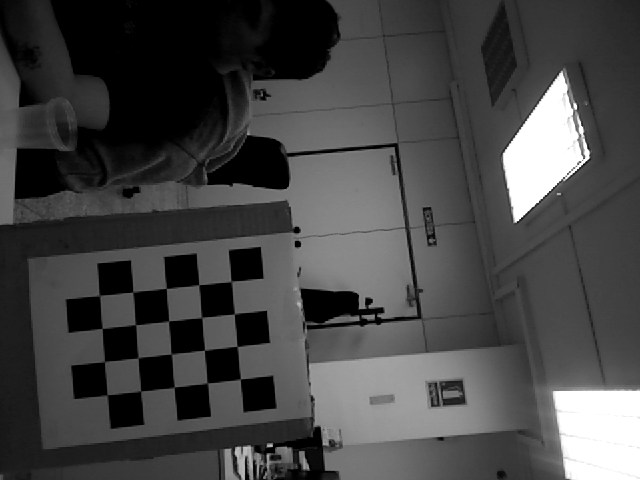
#> input picture data/calibrationdata_camera_1/left-0000.png, 640 x 480 px; its folder holds only this picture in this run
$ python chessboard_test_1.py   (Python 2 division)
#> lines starting #> are read from the running program, lines starting #| are printed output that depends on the picture; after the words box and inside, x2 and y2 are one past the last pixel; in counts of white or black regions, pixels touching at a corner belong together
#! /usr/bin/env python
# -*- coding: utf-8 -*-
"""
Created on 18/12/14

@author: Sammy Pfeiffer

From http://docs.opencv.org/trunk/doc/py_tutorials/py_calib3d/py_calibration/py_calibration.html#calibration

Extra info:
http://docs.opencv.org/2.4.10/modules/calib3d/doc/camera_calibration_and_3d_reconstruction.html?highlight=calibratecamera#cv2.calibrateCamera

I love this guy "OpenCV error messages suck":
https://adventuresandwhathaveyou.wordpress.com/2014/03/14/opencv-error-messages-suck/

Get pose:
http://docs.opencv.org/trunk/doc/py_tutorials/py_calib3d/py_pose/py_pose.html


"""
import numpy as np
import cv2
import glob
import math
import pickle

def _pdist(p1, p2):
    """
    Distance bwt two points. p1 = (x, y), p2 = (x, y)
    """
    return math.sqrt(math.pow(p1[0] - p2[0], 2) + math.pow(p1[1] - p2[1], 2))

print "Initializing"
# termination criteria
criteria = (cv2.TERM_CRITERIA_EPS + cv2.TERM_CRITERIA_MAX_ITER, 30, 0.001)

n_rows = 5
n_cols = 4
n_cols_and_rows = (n_cols, n_rows) #originally (7,6) # 4,5 same results
n_rows_and_cols = (n_rows, n_cols)


# prepare object points, like (0,0,0), (1,0,0), (2,0,0) ....,(6,5,0)
objp = np.zeros((n_rows*n_cols,3), np.float32)
objp[:,:2] = np.mgrid[0:n_rows,0:n_cols].T.reshape(-1,2)

# Arrays to store object points and image points from all the images.
objpoints = [] # 3d point in real world space
imgpoints = [] # 2d points in image plane.

mypath = "/home/sampfeiffer/svn/argus_ws/src/argus_tools/data/calibrationdata_camera_1/"
print "Getting images from " + mypath
images = glob.glob(mypath + '*.png')
#print "images is: " + str(images)

criteria_calibrator = ( cv2.TERM_CRITERIA_EPS + cv2.TERM_CRITERIA_MAX_ITER, 30, 0.1 )
criteria = criteria_calibrator

for idx, fname in enumerate(images):
    print "\nImage " + fname
#     if idx > 10:
#         break
    img = cv2.imread(fname)
#> img is the input picture: shape (480, 640, 3); min 0, max 255, mean 69.5
    gray = cv2.cvtColor(img,cv2.COLOR_BGR2GRAY)

    # Find the chess board corners
    ret, corners = cv2.findChessboardCorners(gray, n_rows_and_cols,None)
#> ret = True; corners = 20 rows, first 8: [240.4, 378.8], [207, 382.6], [174.5, 386.9], [140.8, 390.9], [107.3, 394.7], [237, 346.5], [204.5, 350.2], [171.2, 354.1]

    # If found, add object points, image points (after refining them)
    if ret == True:
        print "  found " + str(len(corners)) + " corners."
#|   found 20 corners.
        objpoints.append(objp)
        # cv2.cornerSubPix(gray,corners,(11,11),(-1,-1),criteria) didnt work, I couldnt make it work copying the calibrator code
        imgpoints.append(corners)

        # Draw and display the corners
        cv2.drawChessboardCorners(img, n_rows_and_cols, corners, ret)
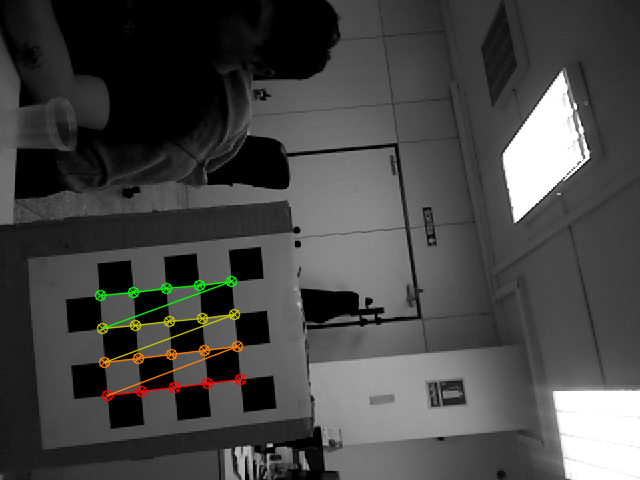
#> img: shape (480, 640, 3); 1.44% of pixels changed, all inside (x1, y1, x2, y2) = (94, 275, 247, 402)

        #cv2.imshow('img',img)
        #cv2.waitKey(500)

print "objpoints len: " + str(len(objpoints))
print "imgpoints len: " + str(len(imgpoints))
#| imgpoints len: 1

try:
    ret, mtx, dist, rvecs, tvecs = cv2.calibrateCamera(objpoints, imgpoints, gray.shape[::-1],None,None)
#> ret = 0.231; mtx = [[709.3, 0, 378.6], [0, 724.8, 223], [0, 0, 1]]; dist = [[-0.552, 2.22, 0.0124, -0.038, -4.73]]; rvecs = ([-0.207, 0.14, 3.03],); tvecs = ([-4.26, 4.75, 21.89],)
    datathings = (ret, mtx, dist, rvecs, tvecs)
#> datathings = (0.231, [[709.3, 0, 378.6], [0, 724.8, 223], [0, 0, 1]], [[-0.552, 2.22, 0.0124, -0.038, -4.73]], ([-0.207, 0.14, 3.03],), ([-4.26, 4.75, 21.89],))
    outf = open( mypath + "calibration_return_values_rows_and_cols.pickle", "wb" )
    pickle.dump(datathings, outf)
    fieldnames = ["ret", "mtx", "dist", "rvecs", "tvecs"]
    for fieldname, data in zip(fieldnames, datathings):
        print fieldname + ": "
        print data
#> this loop made 5 passes
#> (fieldname, data) on passes 1 to 5: ('ret', 0.231), ('mtx', [[709.3, 0, 378.6], [0, 724.8, 223], [0, 0, 1]]), ('dist', [[-0.552, 2.22, 0.0124, -0.038, -4.73]]), ('rvecs', ([-0.207, 0.14, 3.03],)), ('tvecs', ([-4.26, 4.75, 21.89],))
#> (printed output is left out)
#     print "ret, mtx, dist, rvecs, tvecs:"
#     print (ret, mtx, dist, rvecs, tvecs)
except:
    print "Failed getting cv2.calibrateCamera"
    pass

#cv2.destroyAllWindows()

$ run again, on data/calibrationdata_camera_1/left-0004.png
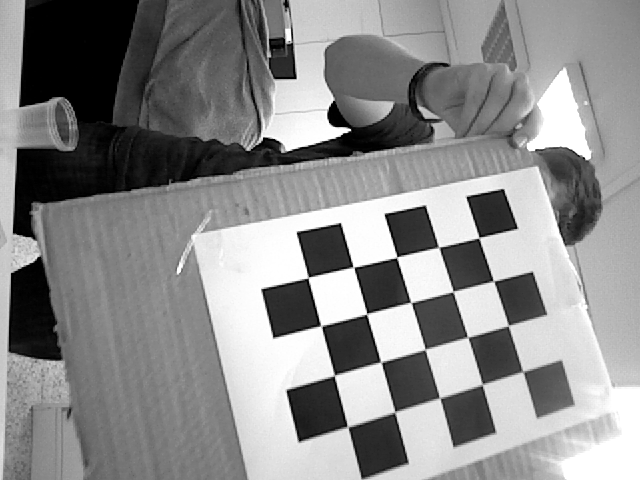
#> input picture data/calibrationdata_camera_1/left-0004.png, 640 x 480 px
#> img is the input picture: shape (480, 640, 3); min 0, max 255, mean 138.8
#> `ret, corners = cv2.findChessboardCorners(gray, n_rows_and_cols,None)`: ret = True; corners = 20 rows, first 8: [523.3, 371.9], [482.4, 384.4], [439.8, 398.2], [394.5, 411.9], [347.4, 426.5], [508.5, 325.4], [467.5, 337], [424.8, 349.5]
#|   found 20 corners.
#> `cv2.drawChessboardCorners(img, n_rows_and_cols, corners, ret)`:
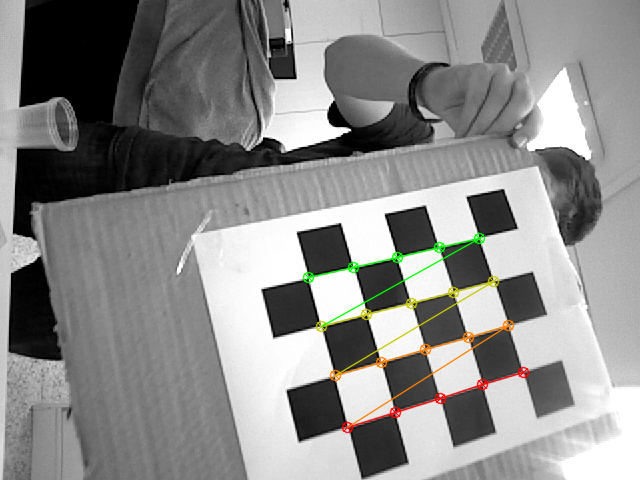
#> img: shape (480, 640, 3); 1.69% of pixels changed, all inside (x1, y1, x2, y2) = (302, 232, 530, 434)
#| imgpoints len: 1
#> `ret, mtx, dist, rvecs, tvecs = cv2.calibrateCamera(objpoints, imgpoint..`: ret = 0.27; mtx = [[655, 0, 270.2], [0, 634.6, 158.8], [0, 0, 1]]; dist = [[0.251, -1.33, -0.00705, -0.0149, 2.24]]; rvecs = ([-0.33, 0.436, 2.87],); tvecs = ([5.32, 4.59, 13.61],)
#> datathings = (0.27, [[655, 0, 270.2], [0, 634.6, 158.8], [0, 0, 1]], [[0.251, -1.33, -0.00705, -0.0149, 2.24]], ([-0.33, 0.436, 2.87],), ([5.32, 4.59, 13.61],))
#> the loop `for fieldname, data in zip(fieldnames, datathings):` made 5 passes
#> (fieldname, data) on passes 1 to 5: ('ret', 0.27), ('mtx', [[655, 0, 270.2], [0, 634.6, 158.8], [0, 0, 1]]), ('dist', [[0.251, -1.33, -0.00705, -0.0149, 2.24]]), ('rvecs', ([-0.33, 0.436, 2.87],)), ('tvecs', ([5.32, 4.59, 13.61],))
#> (printed output is left out)

$ run again, on data/calibrationdata_camera_1/left-0005.png
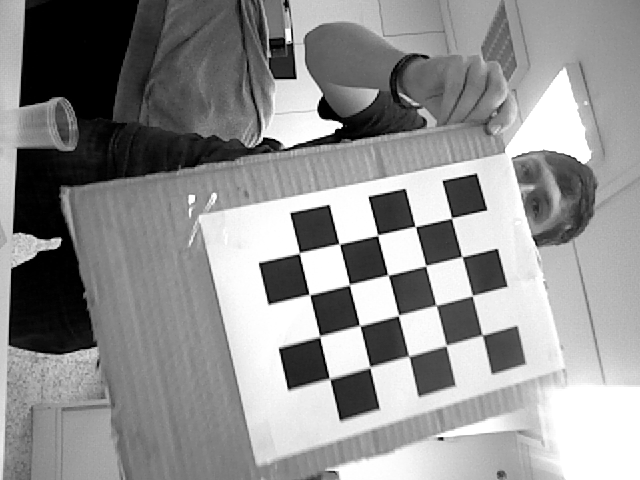
#> input picture data/calibrationdata_camera_1/left-0005.png, 640 x 480 px
#> img is the input picture: shape (480, 640, 3); min 0, max 255, mean 144.3
#> `ret, corners = cv2.findChessboardCorners(gray, n_rows_and_cols,None)`: ret = True; corners = 20 rows, first 8: [482.2, 335.1], [446.3, 345.7], [408.6, 356], [370.1, 367.4], [328.9, 377.8], [472.4, 295.7], [435.9, 305.2], [398.4, 315.6]
#|   found 20 corners.
#> `cv2.drawChessboardCorners(img, n_rows_and_cols, corners, ret)`:
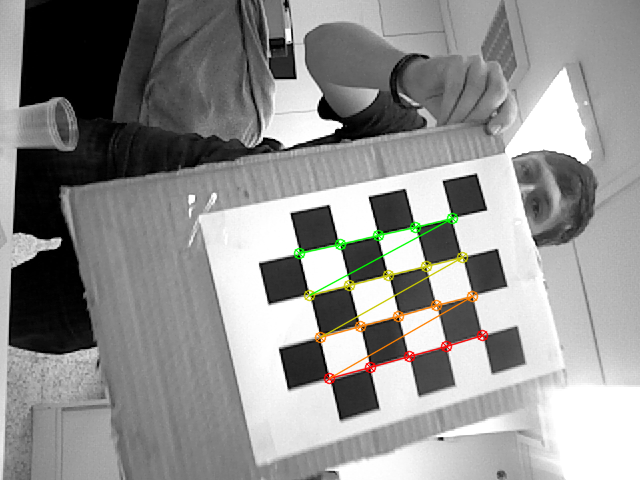
#> img: shape (480, 640, 3); 1.56% of pixels changed, all inside (x1, y1, x2, y2) = (293, 212, 489, 385)
#| imgpoints len: 1
#> `ret, mtx, dist, rvecs, tvecs = cv2.calibrateCamera(objpoints, imgpoint..`: ret = 0.365; mtx = [[409, 0, 276.2], [0, 409.4, 272], [0, 0, 1]]; dist = [[-0.299, 1.23, 0.00247, -0.00699, -2.06]]; rvecs = ([-0.114, 0.112, 2.9],); tvecs = ([5.12, 1.55, 9.71],)
#> datathings = (0.365, [[409, 0, 276.2], [0, 409.4, 272], [0, 0, 1]], [[-0.299, 1.23, 0.00247, -0.00699, -2.06]], ([-0.114, 0.112, 2.9],), ([5.12, 1.55, 9.71],))
#> the loop `for fieldname, data in zip(fieldnames, datathings):` made 5 passes
#> (fieldname, data) on passes 1 to 5: ('ret', 0.365), ('mtx', [[409, 0, 276.2], [0, 409.4, 272], [0, 0, 1]]), ('dist', [[-0.299, 1.23, 0.00247, -0.00699, -2.06]]), ('rvecs', ([-0.114, 0.112, 2.9],)), ('tvecs', ([5.12, 1.55, 9.71],))
#> (printed output is left out)

$ run again, on data/calibrationdata_camera_1/left-0006.png
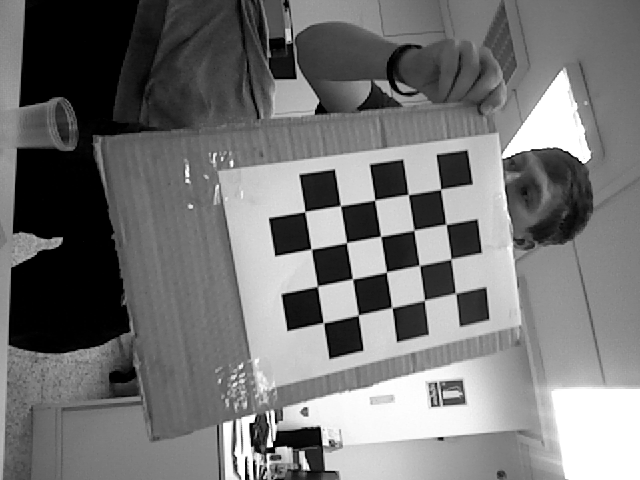
#> input picture data/calibrationdata_camera_1/left-0006.png, 640 x 480 px
#> img is the input picture: shape (480, 640, 3); min 0, max 255, mean 116.3
#> `ret, corners = cv2.findChessboardCorners(gray, n_rows_and_cols,None)`: ret = True; corners = 20 rows, first 8: [455.6, 293.3], [424.5, 300.2], [392.1, 307.8], [358.4, 314.9], [323.5, 322.7], [450.8, 258.9], [419.2, 265.2], [386.4, 272.1]
#|   found 20 corners.
#> `cv2.drawChessboardCorners(img, n_rows_and_cols, corners, ret)`:
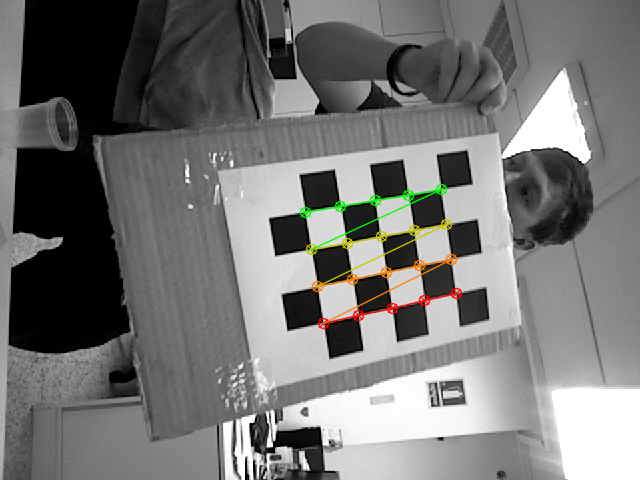
#> img: shape (480, 640, 3); 1.44% of pixels changed, all inside (x1, y1, x2, y2) = (299, 183, 463, 330)
#| imgpoints len: 1
#> `ret, mtx, dist, rvecs, tvecs = cv2.calibrateCamera(objpoints, imgpoint..`: ret = 0.185; mtx = [[148.7, 0, 259.9], [0, 149.1, 247.2], [0, 0, 1]]; dist = [[-0.0333, 0.0336, 0.00204, -7.51e-05, -0.0104]]; rvecs = ([-0.104, -0.0314, 2.96],); tvecs = ([5.63, 1.31, 4.23],)
#> datathings = (0.185, [[148.7, 0, 259.9], [0, 149.1, 247.2], [0, 0, 1]], [[-0.0333, 0.0336, 0.00204, -7.51e-05, -0.0104]], ([-0.104, -0.0314, 2.96],), ([5.63, 1.31, 4.23],))
#> the loop `for fieldname, data in zip(fieldnames, datathings):` made 5 passes
#> (fieldname, data) on passes 1 to 5: ('ret', 0.185), ('mtx', [[148.7, 0, 259.9], [0, 149.1, 247.2], [0, 0, 1]]), ('dist', [[-0.0333, 0.0336, 0.00204, -7.51e-05, -0.0104]]), ('rvecs', ([-0.104, -0.0314, 2.96],)), ('tvecs', ([5.63, 1.31, 4.23],))
#> (printed output is left out)

$ run again, on data/calibrationdata_camera_1/left-0001.png
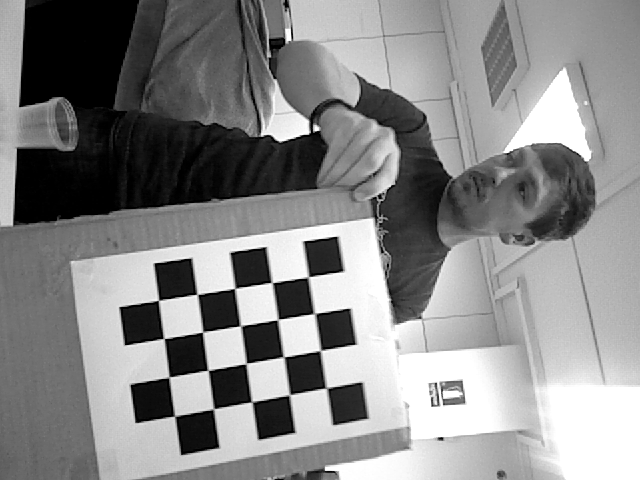
#> input picture data/calibrationdata_camera_1/left-0001.png, 640 x 480 px
#> img is the input picture: shape (480, 640, 3); min 0, max 255, mean 135.7
#> `ret, corners = cv2.findChessboardCorners(gray, n_rows_and_cols,None)`: ret = True; corners = 20 rows, first 8: [327.2, 388.4], [289.3, 395], [251.7, 401.8], [213.8, 408.6], [174.6, 416.2], [320.3, 350.6], [283.7, 356.8], [246.1, 363.5]
#|   found 20 corners.
#> `cv2.drawChessboardCorners(img, n_rows_and_cols, corners, ret)`:
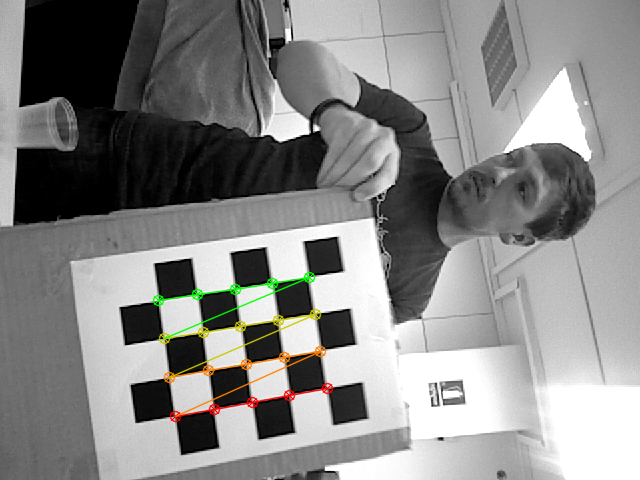
#> img: shape (480, 640, 3); 1.56% of pixels changed, all inside (x1, y1, x2, y2) = (152, 271, 334, 423)
#| imgpoints len: 1
#> `ret, mtx, dist, rvecs, tvecs = cv2.calibrateCamera(objpoints, imgpoint..`: ret = 0.188; mtx = [[532.2, 0, 351], [0, 534, 226.5], [0, 0, 1]]; dist = [[0.179, -0.607, -0.0196, 0.0178, 1.42]]; rvecs = ([-0.139, 0.132, 2.98],); tvecs = ([-0.665, 4.31, 14.11],)
#> datathings = (0.188, [[532.2, 0, 351], [0, 534, 226.5], [0, 0, 1]], [[0.179, -0.607, -0.0196, 0.0178, 1.42]], ([-0.139, 0.132, 2.98],), ([-0.665, 4.31, 14.11],))
#> the loop `for fieldname, data in zip(fieldnames, datathings):` made 5 passes
#> (fieldname, data) on passes 1 to 5: ('ret', 0.188), ('mtx', [[532.2, 0, 351], [0, 534, 226.5], [0, 0, 1]]), ('dist', [[0.179, -0.607, -0.0196, 0.0178, 1.42]]), ('rvecs', ([-0.139, 0.132, 2.98],)), ('tvecs', ([-0.665, 4.31, 14.11],))
#> (printed output is left out)
